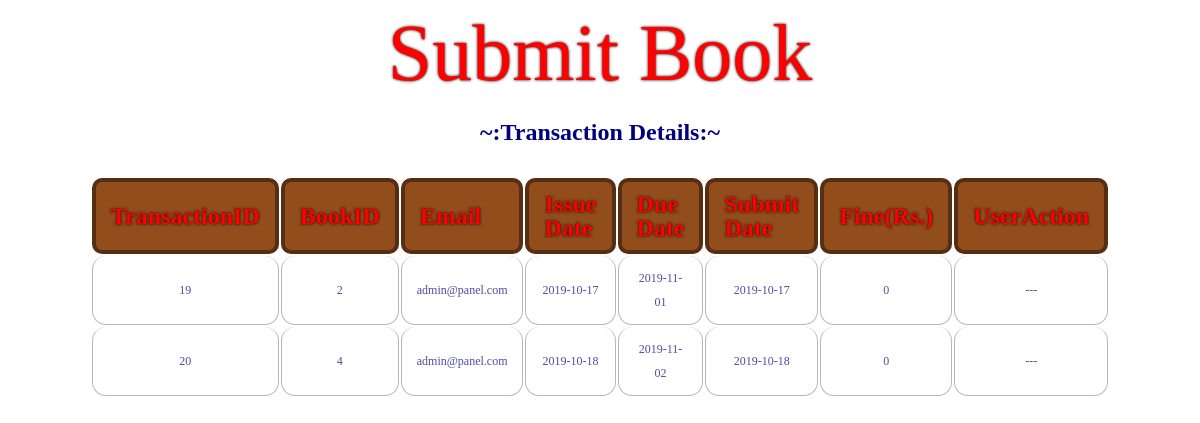
The page /submitbook.php (signed in) on the database its author committed.
### tables this page shows
CREATE TABLE `tran_book` (
  `TransactionID` int(5) NOT NULL,
  `BookID` int(5) DEFAULT NULL,
  `Email` varchar(50) DEFAULT NULL,
  `IssueDate` varchar(20) DEFAULT NULL,
  `DueDate` varchar(20) DEFAULT NULL,
  `SubmitDate` varchar(20) DEFAULT NULL,
  `Fine` int(5) DEFAULT NULL
);

### session.php (called while the page is built, shortened)
<?php
$connection = mysqli_connect("localhost", "root", "");
if(isset($_SESSION['login_user']) && $_SESSION['login_user']!='')
	$user_check=$_SESSION['login_user'];
else
{
	mysqli_close($connection);
	header('Location: index.php');
}
?>

### submitbook.php (the view, shortened to what this page needs)
<?php
include('Session.php');
?>
<HTML>
    <head>
    <link rel=stylesheet href="tableCSS.css" type="text/css">
    </head>
<body text=navy>
<center> <font face="ar christy" color=red style="font-size: 80px; text-shadow: 0px 0px 3px black">Submit Book</font></center>
<?php
$con = mysqli_connect("localhost","root","","weblib");
$result = mysqli_query($con,"SELECT * FROM Tran_Book where Email='".$user_check."'");
echo "<h2 align=center>~:Transaction Details:~</h2>";
echo "<table align=center width=60% cellspacing=2>
<tr>
<th><font face='ar christy' color=red size=5 style='text-shadow: 0px 0px 3px black;'>TransactionID</font></th><th><font face='ar christy' color=red size=5 style='text-shadow: 0px 0px 3px black;'>BookID</font></th><th><font face='ar christy' color=red size=5 style='text-shadow: 0px 0px 3px black;'>Email</font></th><th><font face='ar christy' color=red size=5 style='text-shadow: 0px 0px 3px black;'>Issue Date</font></th><th><font face='ar christy' color=red size=5 style='text-shadow: 0px 0px 3px black;'>Due Date</font></th><th><font face='ar christy' color=red size=5 style='text-shadow: 0px 0px 3px black;'>Submit Date</font></th><th><font face='ar christy' color=red size=5 style='text-shadow: 0px 0px 3px black;'>Fine(Rs.)</font></th><th><font face='ar christy' color=red size=5 style='text-shadow: 0px 0px 3px black;'>UserAction</font></th>
</tr>";
while($row = mysqli_fetch_array($result))
{
	echo "<TR><TD align=center>{$row['TransactionID']}</TD><TD align=center>{$row['BookID']}</TD><TD align=center>{$row['Email']}</TD><TD align=center>{$row['IssueDate']}</TD><TD align=center>{$row['DueDate']}</TD>";
	if(strlen($row['SubmitDate'])>0)
		echo "<TD align=center>{$row['SubmitDate']}</TD><TD align=center>{$row['Fine']}</TD><TD align=center>---</TD></TR>";
	else
		echo "<TD align=center>---</TD><TD align=center>---</TD><TD align=center><a href=submitcnf.php?BID={$row['BookID']}&TID={$row['TransactionID']}&DueDt={$row['DueDate']}>Submit</a></TD></TR>";
}
echo "</table>";
?>
</BODY>
</HTML>

### tableCSS.css (style rules this page uses)
table { border-collapse: separate; font-size: 12px; line-height: 24px; margin: 30px auto; text-align: left; width: 800px; }
th { background: url(tableHeader.jpg), linear-gradient(rgba(210,118,17, 0.7) 0%, rgba(245, 186, 136, 0) 95%); border-right: 4px solid rgba(0,0,0,0.4); border-left: 4px solid rgba(0,0,0,0.4); border-bottom: 4px solid rgba(0,0,0,0.4); border-top: 4px solid rgba(0,0,0,0.4); border-radius: 10px; font-weight: bold; padding: 10px 15px; position: relative; text-shadow: 0 1px 0 #000; }
td { background: white; opacity: 0.7; border-right: 1px solid rgba(0,0,0,0.4); border-left: 1px solid rgba(0,0,0,0.4); border-bottom: 1px solid rgba(0,0,0,0.4); border-radius: 14px; padding: 10px 15px; position: relative; transition: all 300ms; }

### rows shown on the page
tran_book: TransactionID "19", BookID "2", Email "admin@panel.com", IssueDate "2019-10-17", DueDate "2019-11-01", SubmitDate "2019-10-17", Fine "0"
tran_book: TransactionID "20", BookID "4", Email "admin@panel.com", IssueDate "2019-10-18", DueDate "2019-11-02", SubmitDate "2019-10-18", Fine "0"
